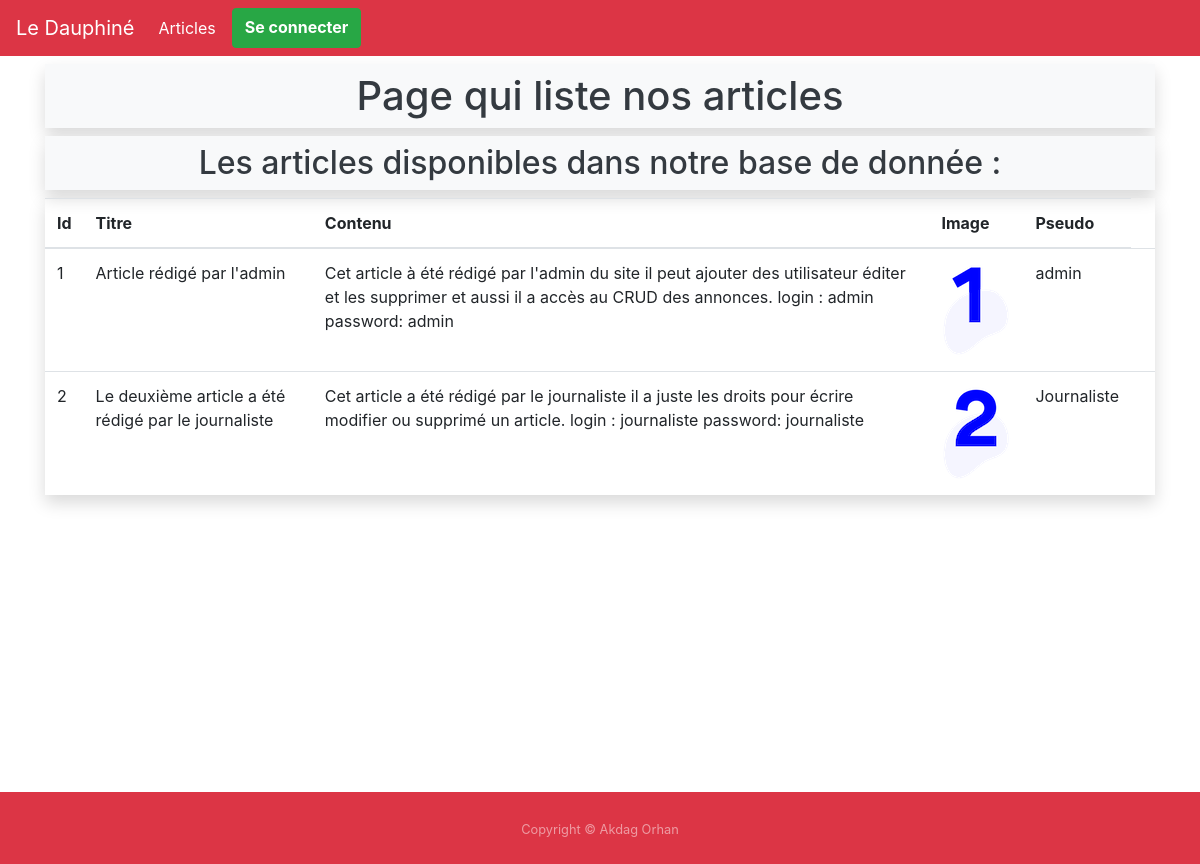
The page /articles-list.php on the database its author committed.
### tables this page shows
CREATE TABLE IF NOT EXISTS `annonce` (
  `id` int(11) NOT NULL AUTO_INCREMENT,
  `image_link` varchar(250) DEFAULT NULL,
  `contenu` text NOT NULL,
  `titre` varchar(250) NOT NULL,
  `nom_prenom_utilisateur` varchar(250) NOT NULL,
  PRIMARY KEY (`id`),
  UNIQUE KEY `annonce_id_uindex` (`id`)
);

### model.php (called while the page is built, shortened)
<?php
include 'header.php';
include 'menu.php';
?>

### articles-list.php (the view, shortened to what this page needs)
<?php
include 'model.php';
?>
<body>
<div class="content container my-2">
    <h1 class="text-center shadow p-2 bg-light text-dark">Page qui liste nos articles</h1>
        <h2 class="text-center shadow p-2 bg-light text-dark">Les articles disponibles dans notre base de donnée :</h2>
        <table class="table shadow">
            <thead>
            <tr>
                <th scope="col">Id</th>
                <th scope="col">Titre</th>
                <th scope="col">Contenu</th>
                <th scope="col">Image</th>
                <th scope="col">Pseudo</th>
            </tr>
            </thead>
            <tbody>
            <?php
            $reponse = $pdo->query('SELECT * FROM annonce');
            while ($data = $reponse->fetch())
            {
                ?>
                <tr>
                    <td><?php echo($data['id']); ?></td>
                    <td><?php echo($data['titre']); ?></td>
                    <td><?php echo($data['contenu']); ?></td>
                    <td>
                        <img style="max-width: 140px;" src="<?php echo('images/upload/'.$data['image_link']); ?>"
                            alt="Image de l'article <?php echo($data['image_link']); ?>"/>
                    </td>
                    <td><?php echo($data['nom_prenom_utilisateur']); ?></td>
                    <td>
                    </td>
                </tr>
                <?php
            }
            ?>
            </tbody>
        </table>
</div>
    <?php include 'footer.php';?>
</body>

### header.php (shortened to what this page needs)
<!DOCTYPE html>
<html lang="en">
<head>
    <link rel="stylesheet" href="https://stackpath.bootstrapcdn.com/bootstrap/4.4.1/css/bootstrap.min.css">
    <link href="font_awesome/all.css" rel="stylesheet">
    <link rel="stylesheet" type="text/css" href="style.css">
</head>
</html>

### menu.php (shortened to what this page needs)
<nav class="navbar navbar-expand-lg navbar-dark bg-danger">
  <a class="navbar-brand" href="articles-list.php">Le Dauphiné</a>
  <div class="collapse navbar-collapse" id="navbarNav">
    <ul class="navbar-nav">
      <li class="nav-item active">
        <a class="nav-link" href="articles-list.php">Articles <span class="sr-only">(current)</span></a>
      </li>
        <?php
        if(isset($_SESSION['login']) && !empty($_SESSION['login'])) {
            echo '<a class="btn btn-success nav-link font-weight-bold mx-2 text-white" href="logout.php">Se déconnecter</a>';
        }
        else {
            echo '<a class="btn btn-success font-weight-bold mx-2" href="login.php">Se connecter</a>';
        }
        ?>
    </ul>
  </div>
</nav>

### footer.php (shortened to what this page needs)
<footer id="sticky-footer" class="py-4 bg-danger text-white-50">
    <div class="container text-center">
      <small>Copyright &copy; Akdag Orhan</small>
    </div>
</footer>

### style.css (style rules this page uses)
.content { height: 90vh; }

### rows shown on the page
annonce: id "1", titre "Article rédigé par l'admin", contenu "Cet article à été rédigé par l'admin du site il peut ajouter des utilisateur éditer et les supprimer et aussi il a accès au CRUD des annonces. login : admin password: admin", image_link (picture), nom_prenom_utilisateur "admin"
annonce: id "2", titre "Le deuxième article a été rédigé par le journaliste", contenu "Cet article a été rédigé par le journaliste il a juste les droits pour écrire modifier ou supprimé un article. login : journaliste password: journaliste", image_link (picture), nom_prenom_utilisateur "Journaliste"
